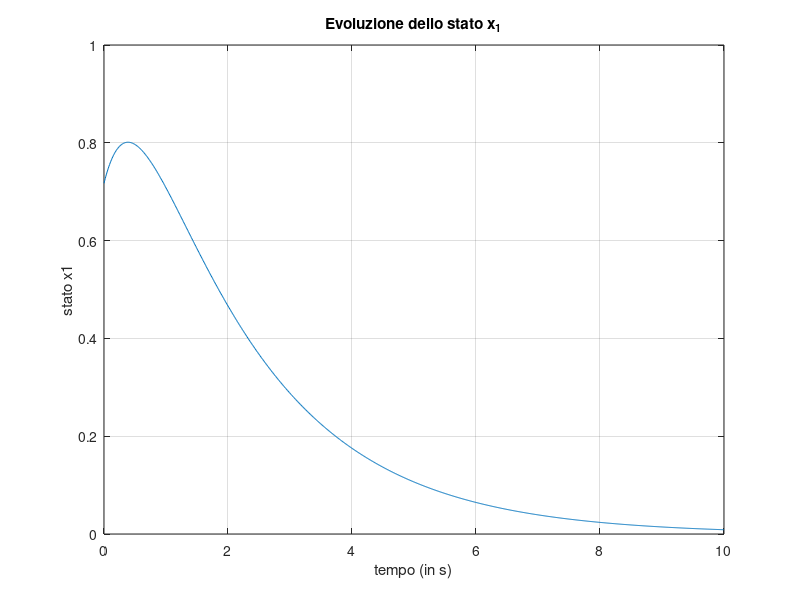
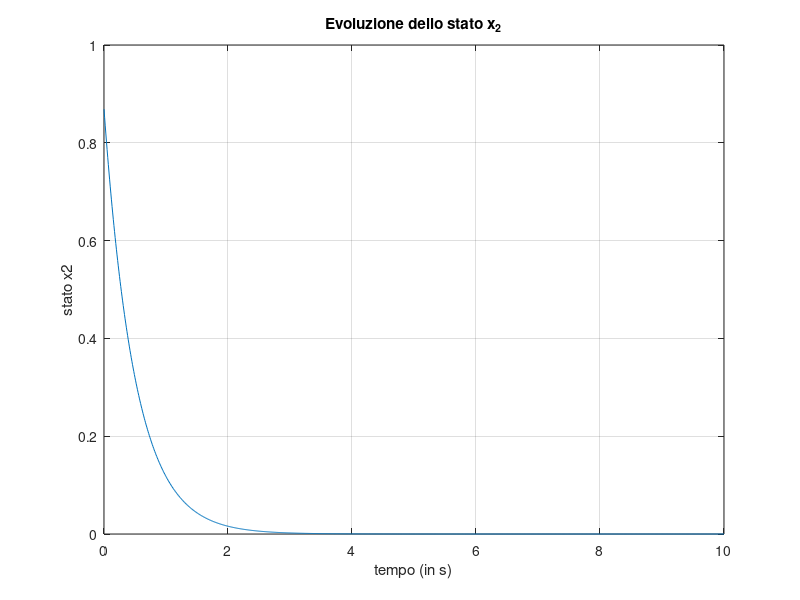
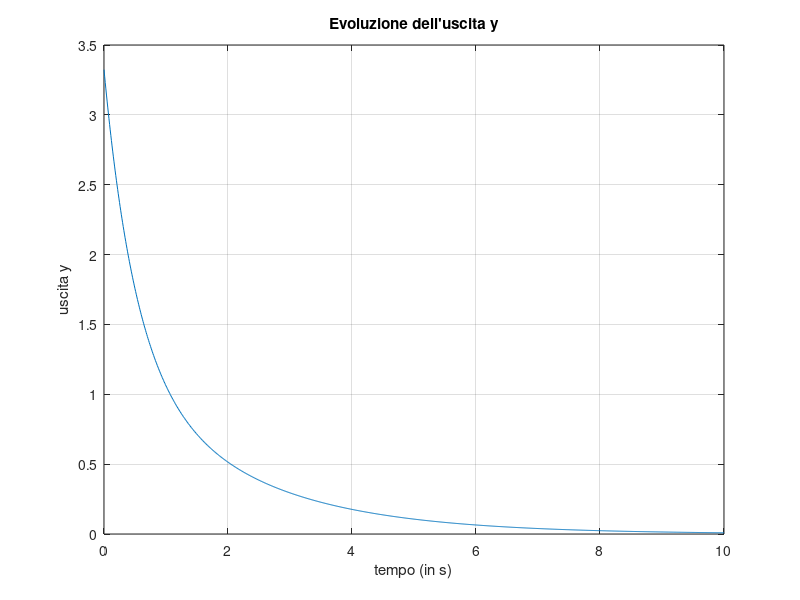

Reproduce these figures in MATLAB, in order.
A1 = [-0.5, 1; 0, -2]
eig(A1)

A2 = [-0.5, 1; 0, -1]
eig(A2)

A3 = [-0.5, 1; 0, -1]
eig(A3)

A4 = [-0.5, 1; 0, 1]
eig(A4)

tmax = 10;

B = [1; 1];
C = [1, 3];
D = 0;

x0 = [rand(); rand()];

sys = ss(A1, B, C, D);

t = 0:0.01:tmax;
u = 0*t;

[y, tsim, x] = lsim(sys, u, t, x0);

figure(1), plot(tsim,x(:,1)), grid on, zoom on, title('Evoluzione dello stato x_1'), 
xlabel('tempo (in s)'), ylabel('stato x1')
figure(2), plot(tsim,x(:,2)), grid on, zoom on, title('Evoluzione dello stato x_2'), 
xlabel('tempo (in s)'), ylabel('stato x2')
figure(3), plot(tsim,y), grid on, zoom on, title('Evoluzione dell''uscita y'), 
xlabel('tempo (in s)'), ylabel('uscita y')

